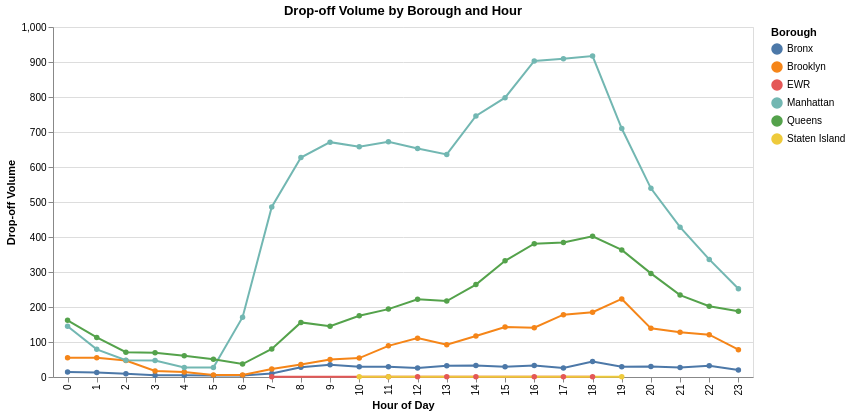

The specification (Vega-Lite) saved for this image:
### Vega-Lite specification from a JSON file in a GitHub repository (floating-point values rounded to 4 significant figures)
{"config": {"view": {"continuousWidth": 300, "continuousHeight": 300}}, "data": {"name": "data-c97b7b7b20bc2437fd4033ff26e76ce0"}, "mark": {"type": "line", "point": true}, "encoding": {"color": {"field": "DOLocation", "title": "Borough", "type": "nominal"}, "tooltip": [{"field": "DOLocation", "title": "Borough", "type": "nominal"}, {"field": "dropoff_hour", "title": "Hour", "type": "ordinal"}, {"field": "trip_volume", "format": ",", "title": "Drop-offs", "type": "quantitative"}], "x": {"field": "dropoff_hour", "sort": [0, 1, 2, 3, 4, 5, 6, 7, 8, 9, 10, 11, 12, 13, 14, 15, 16, 17, 18, 19, 20, 21, 22, 23], "title": "Hour of Day", "type": "ordinal"}, "y": {"field": "trip_volume", "title": "Drop-off Volume", "type": "quantitative"}}, "height": 350, "title": "Drop-off Volume by Borough and Hour", "width": 700, "$schema": "https://vega.github.io/schema/vega-lite/v6.4.1.json", "datasets": {"data-c97b7b7b20bc2437fd4033ff26e76ce0": [{"DOLocation": "Bronx", "dropoff_hour": 0, "trip_volume": 14}, {"DOLocation": "Bronx", "dropoff_hour": 1, "trip_volume": 13}, {"DOLocation": "Bronx", "dropoff_hour": 2, "trip_volume": 9}, {"DOLocation": "Bronx", "dropoff_hour": 3, "trip_volume": 5}, {"DOLocation": "Bronx", "dropoff_hour": 4, "trip_volume": 5}, {"DOLocation": "Bronx", "dropoff_hour": 5, "trip_volume": 4}, {"DOLocation": "Bronx", "dropoff_hour": 6, "trip_volume": 4}, {"DOLocation": "Bronx", "dropoff_hour": 7, "trip_volume": 10}, {"DOLocation": "Bronx", "dropoff_hour": 8, "trip_volume": 28}, {"DOLocation": "Bronx", "dropoff_hour": 9, "trip_volume": 35}, {"DOLocation": "Bronx", "dropoff_hour": 10, "trip_volume": 29}, {"DOLocation": "Bronx", "dropoff_hour": 11, "trip_volume": 29}, {"DOLocation": "Bronx", "dropoff_hour": 12, "trip_volume": 26}, {"DOLocation": "Bronx", "dropoff_hour": 13, "trip_volume": 32}, {"DOLocation": "Bronx", "dropoff_hour": 14, "trip_volume": 33}, {"DOLocation": "Bronx", "dropoff_hour": 15, "trip_volume": 29}, {"DOLocation": "Bronx", "dropoff_hour": 16, "trip_volume": 33}, {"DOLocation": "Bronx", "dropoff_hour": 17, "trip_volume": 26}, {"DOLocation": "Bronx", "dropoff_hour": 18, "trip_volume": 44}, {"DOLocation": "Bronx", "dropoff_hour": 19, "trip_volume": 29}, {"DOLocation": "Bronx", "dropoff_hour": 20, "trip_volume": 30}, {"DOLocation": "Bronx", "dropoff_hour": 21, "trip_volume": 27}, {"DOLocation": "Bronx", "dropoff_hour": 22, "trip_volume": 32}, {"DOLocation": "Bronx", "dropoff_hour": 23, "trip_volume": 20}, {"DOLocation": "Brooklyn", "dropoff_hour": 0, "trip_volume": 55}, {"DOLocation": "Brooklyn", "dropoff_hour": 1, "trip_volume": 55}, {"DOLocation": "Brooklyn", "dropoff_hour": 2, "trip_volume": 47}, {"DOLocation": "Brooklyn", "dropoff_hour": 3, "trip_volume": 17}, {"DOLocation": "Brooklyn", "dropoff_hour": 4, "trip_volume": 14}, {"DOLocation": "Brooklyn", "dropoff_hour": 5, "trip_volume": 6}, {"DOLocation": "Brooklyn", "dropoff_hour": 6, "trip_volume": 6}, {"DOLocation": "Brooklyn", "dropoff_hour": 7, "trip_volume": 23}, {"DOLocation": "Brooklyn", "dropoff_hour": 8, "trip_volume": 36}, {"DOLocation": "Brooklyn", "dropoff_hour": 9, "trip_volume": 50}, {"DOLocation": "Brooklyn", "dropoff_hour": 10, "trip_volume": 54}, {"DOLocation": "Brooklyn", "dropoff_hour": 11, "trip_volume": 89}, {"DOLocation": "Brooklyn", "dropoff_hour": 12, "trip_volume": 111}, {"DOLocation": "Brooklyn", "dropoff_hour": 13, "trip_volume": 92}, {"DOLocation": "Brooklyn", "dropoff_hour": 14, "trip_volume": 117}, {"DOLocation": "Brooklyn", "dropoff_hour": 15, "trip_volume": 143}, {"DOLocation": "Brooklyn", "dropoff_hour": 16, "trip_volume": 141}, {"DOLocation": "Brooklyn", "dropoff_hour": 17, "trip_volume": 178}, {"DOLocation": "Brooklyn", "dropoff_hour": 18, "trip_volume": 185}, {"DOLocation": "Brooklyn", "dropoff_hour": 19, "trip_volume": 223}, {"DOLocation": "Brooklyn", "dropoff_hour": 20, "trip_volume": 139}, {"DOLocation": "Brooklyn", "dropoff_hour": 21, "trip_volume": 128}, {"DOLocation": "Brooklyn", "dropoff_hour": 22, "trip_volume": 121}, {"DOLocation": "Brooklyn", "dropoff_hour": 23, "trip_volume": 78}, {"DOLocation": "EWR", "dropoff_hour": 7, "trip_volume": 1}, {"DOLocation": "EWR", "dropoff_hour": 11, "trip_volume": 1}, {"DOLocation": "EWR", "dropoff_hour": 12, "trip_volume": 1}, {"DOLocation": "EWR", "dropoff_hour": 13, "trip_volume": 1}, {"DOLocation": "EWR", "dropoff_hour": 14, "trip_volume": 1}, {"DOLocation": "EWR", "dropoff_hour": 16, "trip_volume": 1}, {"DOLocation": "EWR", "dropoff_hour": 17, "trip_volume": 1}, {"DOLocation": "EWR", "dropoff_hour": 18, "trip_volume": 1}, {"DOLocation": "Manhattan", "dropoff_hour": 0, "trip_volume": 145}, {"DOLocation": "Manhattan", "dropoff_hour": 1, "trip_volume": 79}, {"DOLocation": "Manhattan", "dropoff_hour": 2, "trip_volume": 48}, {"DOLocation": "Manhattan", "dropoff_hour": 3, "trip_volume": 47}, {"DOLocation": "Manhattan", "dropoff_hour": 4, "trip_volume": 27}, {"DOLocation": "Manhattan", "dropoff_hour": 5, "trip_volume": 27}, {"DOLocation": "Manhattan", "dropoff_hour": 6, "trip_volume": 171}, {"DOLocation": "Manhattan", "dropoff_hour": 7, "trip_volume": 486}, {"DOLocation": "Manhattan", "dropoff_hour": 8, "trip_volume": 627}, {"DOLocation": "Manhattan", "dropoff_hour": 9, "trip_volume": 671}, {"DOLocation": "Manhattan", "dropoff_hour": 10, "trip_volume": 658}, {"DOLocation": "Manhattan", "dropoff_hour": 11, "trip_volume": 672}, {"DOLocation": "Manhattan", "dropoff_hour": 12, "trip_volume": 653}, {"DOLocation": "Manhattan", "dropoff_hour": 13, "trip_volume": 636}, {"DOLocation": "Manhattan", "dropoff_hour": 14, "trip_volume": 746}, {"DOLocation": "Manhattan", "dropoff_hour": 15, "trip_volume": 798}, {"DOLocation": "Manhattan", "dropoff_hour": 16, "trip_volume": 903}, {"DOLocation": "Manhattan", "dropoff_hour": 17, "trip_volume": 909}, {"DOLocation": "Manhattan", "dropoff_hour": 18, "trip_volume": 917}, {"DOLocation": "Manhattan", "dropoff_hour": 19, "trip_volume": 710}, {"DOLocation": "Manhattan", "dropoff_hour": 20, "trip_volume": 539}, {"DOLocation": "Manhattan", "dropoff_hour": 21, "trip_volume": 428}, {"DOLocation": "Manhattan", "dropoff_hour": 22, "trip_volume": 336}, {"DOLocation": "Manhattan", "dropoff_hour": 23, "trip_volume": 252}, {"DOLocation": "Queens", "dropoff_hour": 0, "trip_volume": 162}, {"DOLocation": "Queens", "dropoff_hour": 1, "trip_volume": 113}, {"DOLocation": "Queens", "dropoff_hour": 2, "trip_volume": 71}, {"DOLocation": "Queens", "dropoff_hour": 3, "trip_volume": 69}, {"DOLocation": "Queens", "dropoff_hour": 4, "trip_volume": 61}, {"DOLocation": "Queens", "dropoff_hour": 5, "trip_volume": 51}, {"DOLocation": "Queens", "dropoff_hour": 6, "trip_volume": 37}, {"DOLocation": "Queens", "dropoff_hour": 7, "trip_volume": 80}, {"DOLocation": "Queens", "dropoff_hour": 8, "trip_volume": 156}, {"DOLocation": "Queens", "dropoff_hour": 9, "trip_volume": 145}, {"DOLocation": "Queens", "dropoff_hour": 10, "trip_volume": 175}, {"DOLocation": "Queens", "dropoff_hour": 11, "trip_volume": 194}, {"DOLocation": "Queens", "dropoff_hour": 12, "trip_volume": 222}, {"DOLocation": "Queens", "dropoff_hour": 13, "trip_volume": 217}, {"DOLocation": "Queens", "dropoff_hour": 14, "trip_volume": 264}, {"DOLocation": "Queens", "dropoff_hour": 15, "trip_volume": 332}, {"DOLocation": "Queens", "dropoff_hour": 16, "trip_volume": 381}, {"DOLocation": "Queens", "dropoff_hour": 17, "trip_volume": 384}, {"DOLocation": "Queens", "dropoff_hour": 18, "trip_volume": 402}, {"DOLocation": "Queens", "dropoff_hour": 19, "trip_volume": 363}, {"DOLocation": "Queens", "dropoff_hour": 20, "trip_volume": 296}, {"DOLocation": "Queens", "dropoff_hour": 21, "trip_volume": 234}, {"DOLocation": "Queens", "dropoff_hour": 22, "trip_volume": 202}, {"DOLocation": "Queens", "dropoff_hour": 23, "trip_volume": 188}, {"DOLocation": "Staten Island", "dropoff_hour": 10, "trip_volume": 1}, {"DOLocation": "Staten Island", "dropoff_hour": 11, "trip_volume": 1}, {"DOLocation": "Staten Island", "dropoff_hour": 19, "trip_volume": 1}]}}
